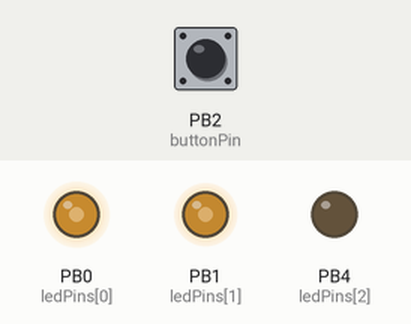
The sketch below on a simulated ATtiny85, built with avr-gcc and run on an emulated ATtiny85. On the bench: output pins drawn as LEDs (lit = HIGH). Dashed ring = blinking. The inputs (shaded band) are chosen by the test bench; at power-on: PB2 (buttonPin) HIGH.

Above: at 1.2 s.
1.3 s: PB2 (buttonPin) pulled LOW for 0.15 s
At 3.82 s:
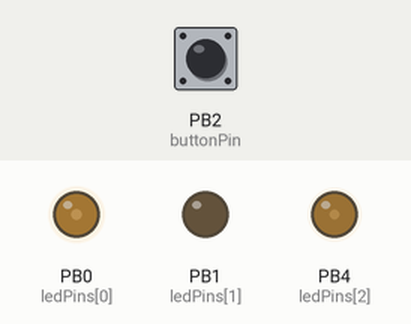
4.4 s: PB2 (buttonPin) pulled LOW for 1 s
At 7.53 s:
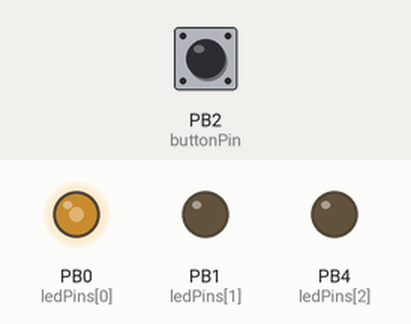
8.4 s: PB2 (buttonPin) pulled LOW for 0.15 s
At 9.73 s:
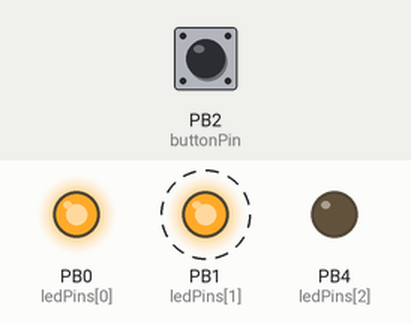
11.5 s: PB2 (buttonPin) pulled LOW for 3.2 s
16.2 s: PB2 (buttonPin) pulled LOW for 0.15 s
19.3 s: PB2 (buttonPin) pulled LOW for 1 s
At 25.5 s:
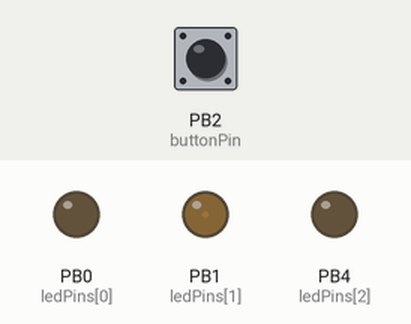
Timing chart, 0 to 27.4 s (numbered marks = the images above; inputs shaded):
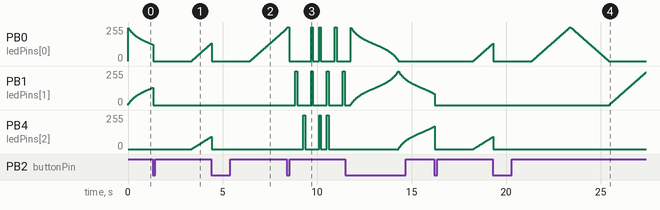

The sketch:

rgbtiny.ino
```cpp
// RGB Pendant by Svetlana 2014-10-10
// Requires updated ATtiny85 hardware files and linker
// https://code.google.com/p/arduino-tiny/
// http://forum.arduino.cc/index.php/topic,116674.0.html

byte purpleFade[] = {255,  0,180,
                       0,  0,  0};

byte rgbFade[] = {255,  0,  0,
                    0,  0,  0,
                    0,255,  0,
                    0,  0,  0,
                    0,  0,255,
                    0,  0,  0,
                  255,255,  0,
                    0,  0,  0,
                  255,  0,255,
                    0,  0,  0,
                    0,255,255,
                    0,  0,  0};

byte oldColor[] = {0, 0, 0};
byte newColor[] = {0, 0, 0};
byte ledPins[] = {0, 1, 4};
byte buttonPin = 2;
boolean buttonLatch = false;
byte mode = 0;
byte stp = 0;
float hue = 0;

void setup() {
  //RGB output pins
  for(byte n = 0; n < 3; n++) pinMode(ledPins[0],OUTPUT);
  //by using internal pullup we can check if the switch
  //  sinks the current to ground, and remove the requirement
  //  for an external resistor
  pinMode(buttonPin,INPUT_PULLUP);
}

void loop() {
  switch(mode) {
    case 0: // rainbow cycle
      hue = fmod(++hue,360);
      hsi2rgb(hue,1,1);
      writeColor();
      break;
    case 1: // purple pulse
      goCycle(purpleFade,sizeof(purpleFade)/3);
      break;
    case 2: // rgb cycle
      goCycle(rgbFade,sizeof(rgbFade)/3);
      break;
    case 3: // rgb blink
      goBlink(rgbFade,sizeof(rgbFade)/3);
    default:
      break;
  }

  byte but = digitalRead(buttonPin);
  if(but == LOW && buttonLatch == false) { // mode cycle
    buttonLatch = true;
    mode = (mode+1)%4;

    //initialize variables
    for(byte n = 0; n < 3; n++) {
      oldColor[n] = 0;
      newColor[n] = 0;
    }
    hue = 0.01;
    stp = 0;
  } else if(but == HIGH) {
    buttonLatch = false;
  }

  delay(20);
}

void goCycle(byte* cycle, int siz) {
  if(hue >= 1) {
    hue -= 1;
    for(byte n = 0; n < 3; n++) {
      oldColor[n] = newColor[n];
      newColor[n] = cycle[stp*3+n];
    }
    stp = (stp+1)%siz;
  }
  mixPins(hue);
  hue += 0.01;
}

void goBlink(byte* cycle, int siz) {
  byte sstp = stp*3;
  newColor[0] = cycle[sstp];
  newColor[1] = cycle[sstp+1];
  newColor[2] = cycle[sstp+2];
  writeColor();
  delay(100);
  newColor[0] = 0; newColor[1] = 0; newColor[2] = 0;
  writeColor();
  delay(300);
  stp = (stp+2)%siz;
}

//output a mix from old to new color by a factor of q (0-1)
void mixPins(float q) {
  for(byte n = 0; n < 3; n++) analogWrite(ledPins[n], byte(oldColor[n]*(1-q)+newColor[n]*q));
}

//output new color
void writeColor() {
  for(byte n = 0; n < 3; n++) analogWrite(ledPins[n], newColor[n]);
}

#define r120 2.09439
#define r240 4.188787
#define r60  1.047196667

//source: http://blog.saikoled.com/post/43693602826/why-every-led-light-should-be-using-hsi-colorspace
void hsi2rgb(float H, float S, float I) {
  byte r, g, b;
  H = fmod(H,360); // cycle H around to 0-360 degrees
  H = PI*H/(float)180; // Convert to radians.
  S = S>0?(S<1?S:1):0; // clamp S and I to interval [0,1]
  I = I>0?(I<1?I:1):0;
  float It = 255*I/3;

  // Math! Thanks in part to Kyle Miller.
  if(H < r120) {
    float Hc = cos(H)/cos(r60-H);
    r = It*(1+S*Hc);
    g = It*(1+S*(1-Hc));
    b = It*(1-S);
  } else if(H < r240) {
    H = H - r120;
    float Hc = cos(H)/cos(r60-H);
    g = It*(1+S*Hc);
    b = It*(1+S*(1-Hc));
    r = It*(1-S);
  } else {
    H = H - r240;
    float Hc = cos(H)/cos(r60-H);
    b = It*(1+S*Hc);
    r = It*(1+S*(1-Hc));
    g = It*(1-S);
  }
  newColor[0]=r;
  newColor[1]=g;
  newColor[2]=b;
}
```

Measured:
- after the input at 8.4 s, PB4 (ledPins[2]): goes 255/255 0.10 s, 0/255 0.74 s, 255/255 0.10 s, 0/255 0.32 s, 255/255 0.10 s, then 0/255, starting after 0.86 s
- after the input at 19.3 s, PB1 (ledPins[1]): moves from 0/255 to 244/255 over 1.9 s, starting after 6.2 s
- by itself, PB1 (ledPins[1]): rises from 0/255 to 254/255 in 2.5 s, then falls to 84/255 in 1.9 s
